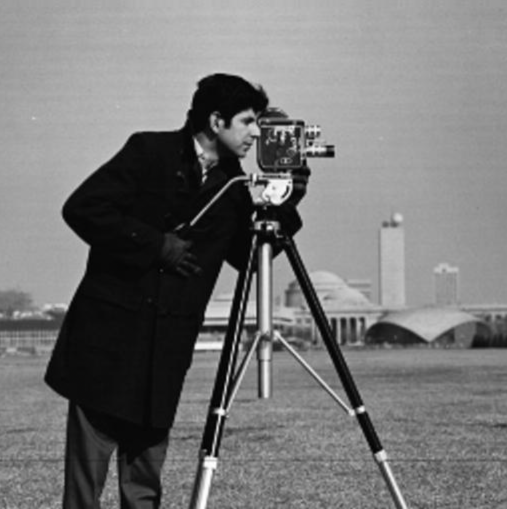
#> input picture Lab 4/cameraman.png, 1014 x 1018 px (shown at 1/2 size)
$ jupyter execute 'Lab4_Intensity_Transformations_&Filtering_Spatial_Domain.ipynb'
#> lines starting #> are read from the running program, lines starting #| are printed output that depends on the picture; after the words box and inside, x2 and y2 are one past the last pixel; in counts of white or black regions, pixels touching at a corner belong together
# Intensity Transformations & Filtering Spatial Domain

## Thresholding

[cell 1]
import cv2
import matplotlib.pyplot as plt

# Load the image in grayscale
img = cv2.imread('cameraman.png', cv2.IMREAD_GRAYSCALE)
#> img: shape (1018, 1014); min 0, max 255, mean 117.7

# Set the threshold values
threshold_values = [0, 50, 100, 150, 200]

# Apply thresholding with different threshold values
for threshold_value in threshold_values:
    ret_thresh_value, thresh_img = cv2.threshold(
        img, threshold_value, 255, cv2.THRESH_BINARY
    )

    print(f"Threshold value: {threshold_value}")

    plt.imshow(thresh_img, cmap='gray')
    plt.axis('off')
    plt.show()
#> this loop made 5 passes
#> ret_thresh_value on passes 1 to 5: 0, 50, 100, 150, 200
#> pass 1, `ret_thresh_value, thresh_img = cv2.threshold( img, threshold_value, 25..`:
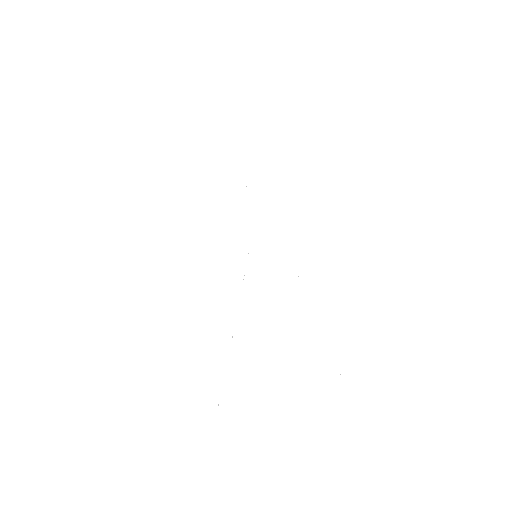
#> thresh_img: shape (1018, 1014) (shown at 1/2 size); 100% white; black in thin lines or dots, all inside (x1, y1, x2, y2) = (437, 373, 682, 811)

[cell 2]
print("Original Image:")
plt.imshow(img, cmap='gray')
plt.axis('off')
plt.show()

## Histograms

[cell 3]
# Task#2: Histogram Processing

# Step#1: Load necessary libraries
import matplotlib
import matplotlib.pyplot as plt
import numpy as np

from skimage import data
from skimage import exposure

# Step#2: Load moon image
img = data.moon()
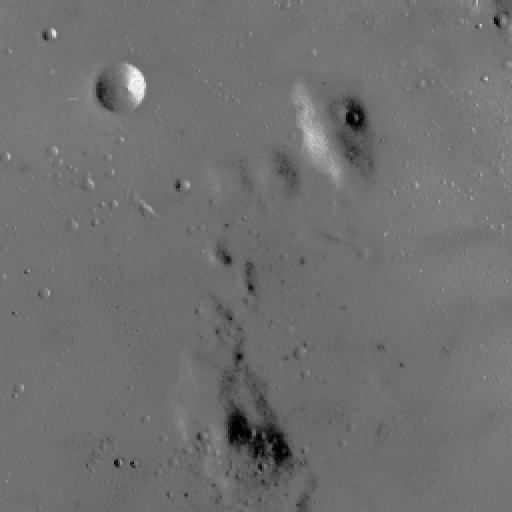
#> input picture skimage.data.moon(), 512 x 512 px
#> img is the input picture: shape (512, 512); min 0, max 255, mean 112.2

# Step#3: Rescale intensity values to include all the intensities that fall within the 2nd and 98th percentiles
# Contrast stretching
p2, p98 = np.percentile(img, (2, 98))
#> p2 = 78; p98 = 129
img_rescale = exposure.rescale_intensity(img, in_range=(p2, p98))
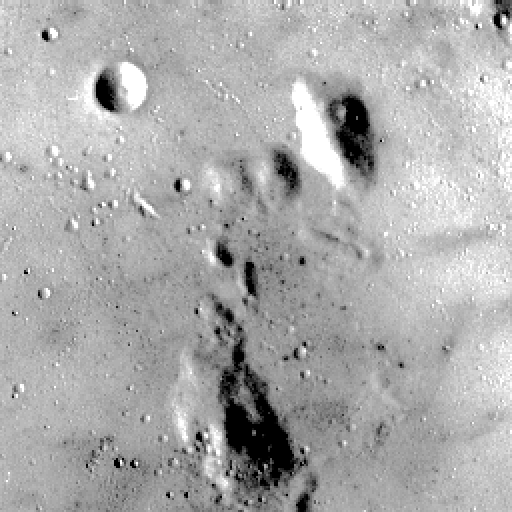
#> img_rescale: shape (512, 512); min 0, max 255, mean 171.5

# Step#4: Display the image with its histogram of (step#2)  and (step#3)
fig = plt.figure(figsize=(8, 5))
fig.add_subplot(2, 1, 1)
plt.imshow(img, cmap = 'gray')
plt.axis('off')
plt.title('Original image')

fig.add_subplot(2, 1, 2)
plt.hist(img.flat, bins = 256, range=(0, 255))
plt.xlabel('gray level values')
plt.ylabel('Number of pixels')
plt.show()
#> figure, not shown here; panel 2: tallest bar 23296 high, from x = 114.6 to 115.5

fig = plt.figure(figsize=(8, 5))
fig.add_subplot(2, 1, 1)
plt.imshow(img_rescale, cmap = 'gray')
plt.axis('off')
plt.title('Contrast stretch')

fig.add_subplot(2, 1, 2)
plt.hist(img_rescale.flat, bins = 256, range=(0, 255))
plt.xlabel('gray level values')
plt.ylabel('Number of pixels')
plt.show()
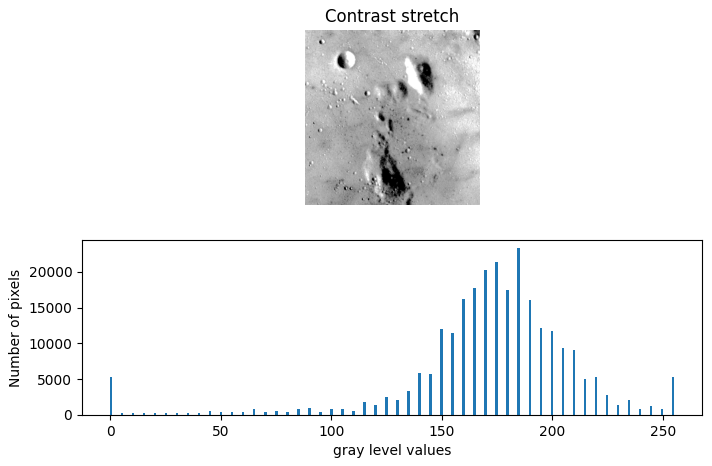
#> figure drawn by matplotlib, 2 panels; panel 2: tallest bar 23296 high, from x = 184.3 to 185.3

# Tasks:

Task1: Using the same ‘moon image’ Rescale intensity values to include all the intensities that fall within the 3nd and 80th percentiles, and plot the histogram

Task2: Using the same ‘moon image’ and the exposure.equalize_hist function, display the image and the histogram of the image after flattening the histogram.

Task3: Use the rocket (as reference) and chelsea images (from skimage.data) and implement histogram matching

[cell 4]
import matplotlib.pyplot as plt
import numpy as np
from skimage import data, exposure

# Task 1
# Rescale moon image using 3rd and 80th percentiles

moon = data.moon()

p3, p80 = np.percentile(moon, (3, 80))
#> p3 = 87; p80 = 118

moon_rescale = exposure.rescale_intensity(
    moon,
    in_range=(p3, p80)
)
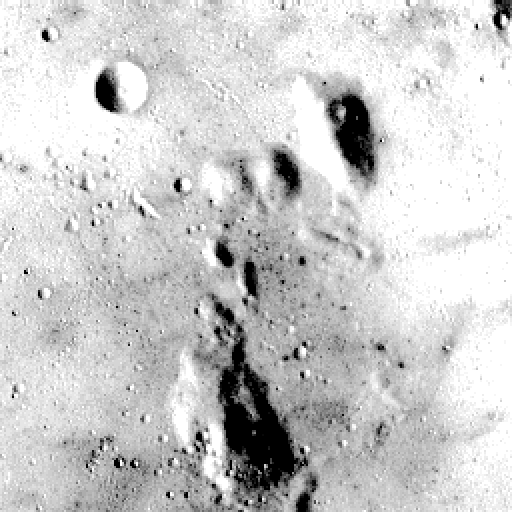
#> moon_rescale: shape (512, 512); min 0, max 255, mean 203.7

# Display rescaled image and its histogram
fig = plt.figure(figsize=(8, 5))

fig.add_subplot(2, 1, 1)
plt.imshow(moon_rescale, cmap='gray')
plt.axis('off')
plt.title('Moon Image - Contrast Stretch (3rd to 80th Percentile)')

fig.add_subplot(2, 1, 2)
plt.hist(moon_rescale.flat, bins=256, range=(0, 255))
plt.xlabel('Gray level values')
plt.ylabel('Number of pixels')

plt.tight_layout()
plt.show()
#> figure, not shown here; panel 2: tallest bar 55088 high, from x = 254 to 255

# Task 2
# Histogram Equalization of moon image

moon_equalized = exposure.equalize_hist(moon)
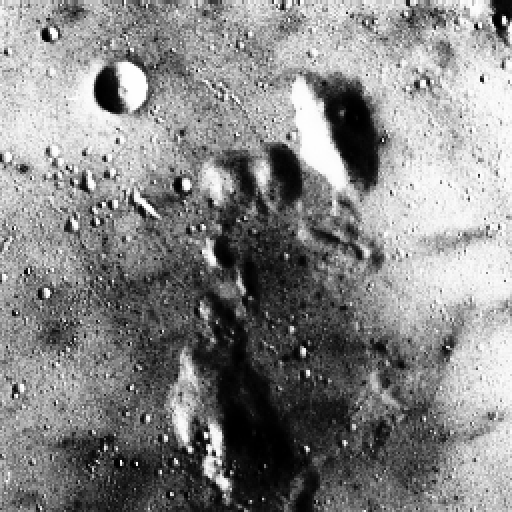
#> moon_equalized: shape (512, 512) float64; min 0.000916, max 1, mean 0.525

# Display equalized image and its histogram
fig = plt.figure(figsize=(8, 5))

fig.add_subplot(2, 1, 1)
plt.imshow(moon_equalized, cmap='gray')
plt.axis('off')
plt.title('Moon Image - Histogram Equalization')

fig.add_subplot(2, 1, 2)
plt.hist(moon_equalized.flat, bins=256, range=(0, 1))
plt.xlabel('Intensity values')
plt.ylabel('Number of pixels')

plt.tight_layout()
plt.show()
#> figure, not shown here; panel 2: tallest bar 23296 high, from x = 0.68 to 0.684


# Task 3
# Histogram Matching
# Rocket = Reference image
# Chelsea = Source image

reference = data.rocket()
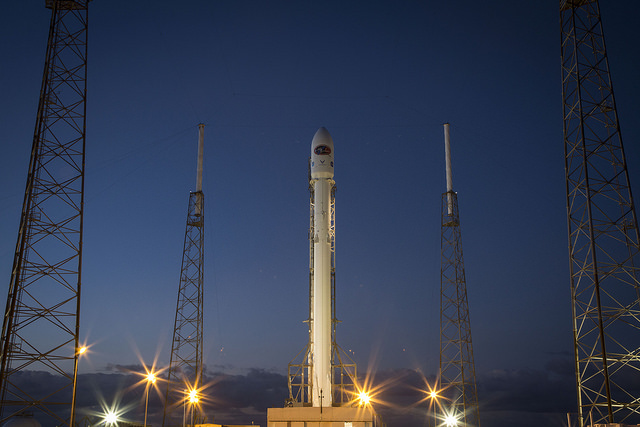
#> input picture skimage.data.rocket(), 640 x 427 px
#> reference is the input picture: shape (427, 640, 3); mean R, G, B 52.3, 61.3, 82.3
source = data.chelsea()
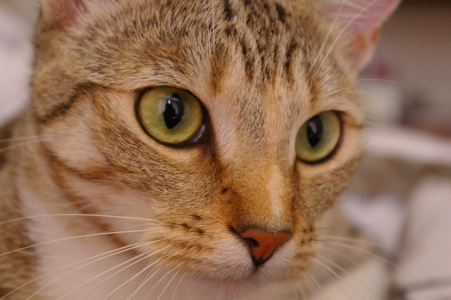
#> input picture skimage.data.chelsea(), 451 x 300 px
#> source is the input picture: shape (300, 451, 3); mean R, G, B 147.7, 111.4, 86.8

matched = exposure.match_histograms(
    source,
    reference,
    channel_axis=-1
)
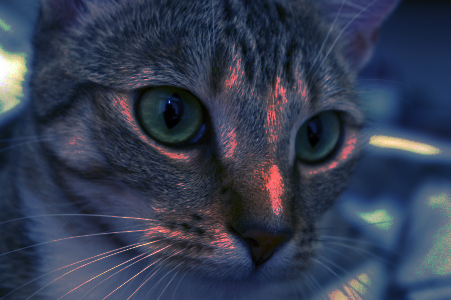
#> matched: shape (300, 451, 3); mean R, G, B 52.1, 60.8, 81.7

# Display source, reference, and matched images
fig = plt.figure(figsize=(12, 8))

fig.add_subplot(2, 3, 1)
plt.imshow(source)
plt.axis('off')
plt.title('Source - Chelsea')

fig.add_subplot(2, 3, 2)
plt.imshow(reference)
plt.axis('off')
plt.title('Reference - Rocket')

fig.add_subplot(2, 3, 3)
plt.imshow(matched)
plt.axis('off')
plt.title('Matched Image')

# Histograms
fig.add_subplot(2, 3, 4)
plt.hist(source.ravel(), bins=256)
plt.title('Chelsea Histogram')

fig.add_subplot(2, 3, 5)
plt.hist(reference.ravel(), bins=256)
plt.title('Rocket Histogram')

fig.add_subplot(2, 3, 6)
plt.hist(matched.ravel(), bins=256)
plt.title('Matched Histogram')

plt.tight_layout()
plt.show()
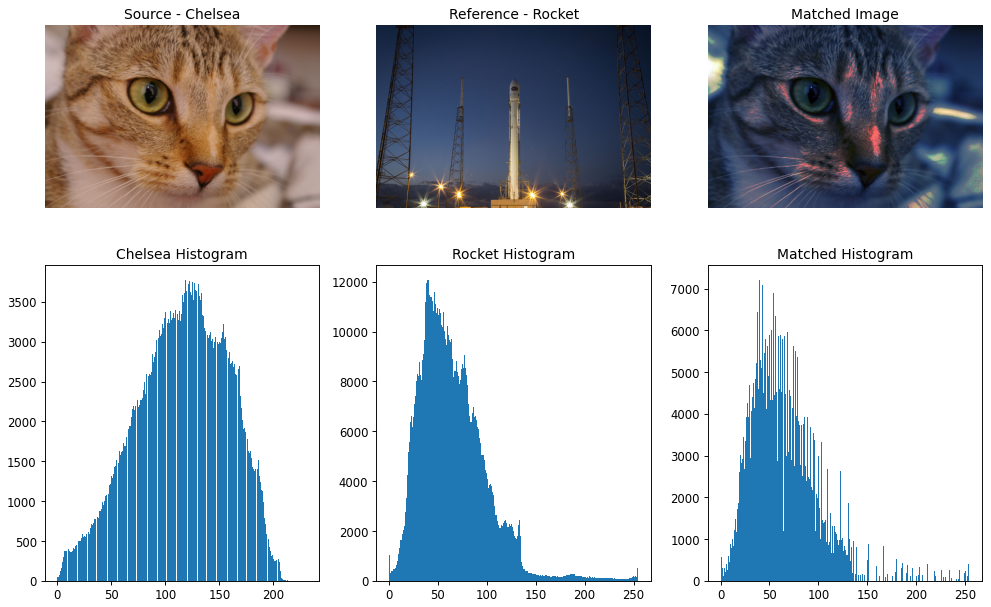
#> figure drawn by matplotlib, 6 panels; panel 4: tallest bar 3773 high, from x = 118.2 to 119.1; panel 5: tallest bar 12070 high, from x = 39.84 to 40.84; panel 6: tallest bar 7206 high, from x = 38.85 to 39.84
